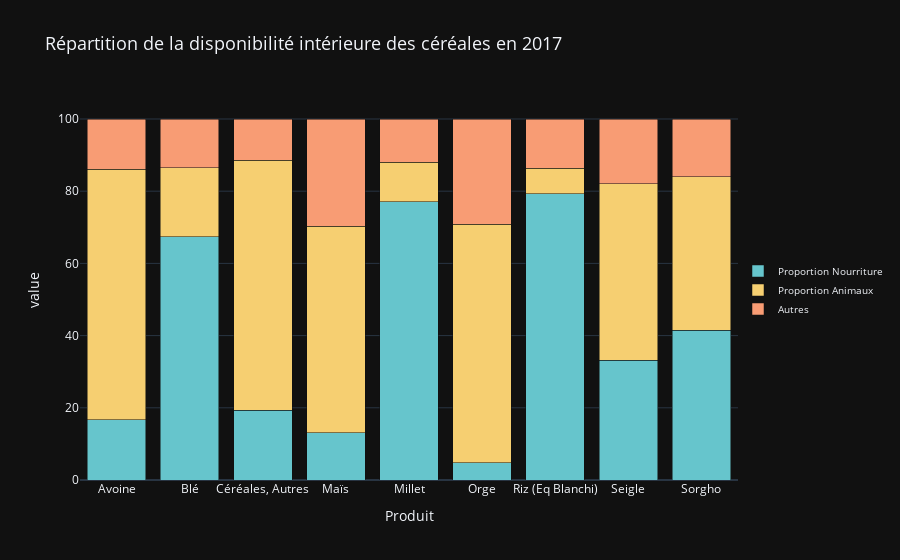

Notebook code for this chart:
### Code cell
# Création de la figure en utilisant Plotly Express
fig = px.bar(
    proportion_dispo_type_cereale,
    x="Produit",
    y=["Proportion Nourriture", "Proportion Animaux", "Autres"],
    title="Répartition de la disponibilité intérieure des céréales en 2017",
    labels={"x": "Types des céréales", "y": "Proportion (%)"},
    color_discrete_sequence=px.colors.qualitative.Pastel
)

# Mise en forme de la figure avec le template noir
fig.update_layout(
    title_font=dict(size=18),
    xaxis=dict(title_font=dict(size=14)),
    yaxis=dict(title_font=dict(size=14)),
    legend=dict(title='', font=dict(size=10), x=1, y=0.5),  # Utilisation de font au lieu de fontsize
    barmode='stack',
    template='plotly_dark'  # Utilisation du modèle de couleur noir
)

# Afficher l'image dynamique
fig.show()
# Redimensionner l'image 
fig.update_layout(width=1240)
# Enregistrer en tant qu'image
fig.write_image("figure/7.png")
# Afficher l'image sur le depot Github
display(Image(filename="figure/7.png"))

### Figure 1 — Plotly figure (JSON) as saved in the notebook; plotly's stock layout.template omitted (floating-point values rounded to 4 significant figures)
{"data": [{"alignmentgroup": "True", "hovertemplate": "variable=Proportion Nourriture<br>Produit=%{x}<br>value=%{y}<extra></extra>", "legendgroup": "Proportion Nourriture", "marker": {"color": "rgb(102, 197, 204)", "pattern": {"shape": ""}}, "name": "Proportion Nourriture", "offsetgroup": "Proportion Nourriture", "orientation": "v", "showlegend": true, "textposition": "auto", "type": "bar", "x": ["Avoine", "Blé", "Céréales, Autres", "Maïs", "Millet", "Orge", "Riz (Eq Blanchi)", "Seigle", "Sorgho"], "xaxis": "x", "y": [16.67, 67.38, 19.37, 13.1, 77.03, 4.84, 79.32, 33.21, 41.47], "yaxis": "y"}, {"alignmentgroup": "True", "hovertemplate": "variable=Proportion Animaux<br>Produit=%{x}<br>value=%{y}<extra></extra>", "legendgroup": "Proportion Animaux", "marker": {"color": "rgb(246, 207, 113)", "pattern": {"shape": ""}}, "name": "Proportion Animaux", "offsetgroup": "Proportion Animaux", "orientation": "v", "showlegend": true, "textposition": "auto", "type": "bar", "x": ["Avoine", "Blé", "Céréales, Autres", "Maïs", "Millet", "Orge", "Riz (Eq Blanchi)", "Seigle", "Sorgho"], "xaxis": "x", "y": [69.43, 19.08, 69.26, 57.14, 11.05, 65.98, 7.06, 48.89, 42.6], "yaxis": "y"}, {"alignmentgroup": "True", "hovertemplate": "variable=Autres<br>Produit=%{x}<br>value=%{y}<extra></extra>", "legendgroup": "Autres", "marker": {"color": "rgb(248, 156, 116)", "pattern": {"shape": ""}}, "name": "Autres", "offsetgroup": "Autres", "orientation": "v", "showlegend": true, "textposition": "auto", "type": "bar", "x": ["Avoine", "Blé", "Céréales, Autres", "Maïs", "Millet", "Orge", "Riz (Eq Blanchi)", "Seigle", "Sorgho"], "xaxis": "x", "y": [13.9, 13.54, 11.37, 29.76, 11.92, 29.18, 13.62, 17.9, 15.93], "yaxis": "y"}], "layout": {"barmode": "stack", "legend": {"font": {"size": 10}, "title": {"text": ""}, "tracegroupgap": 0, "x": 1, "y": 0.5}, "title": {"font": {"size": 18}, "text": "Répartition de la disponibilité intérieure des céréales en 2017"}, "xaxis": {"anchor": "y", "domain": [0, 1], "title": {"font": {"size": 14}, "text": "Produit"}}, "yaxis": {"anchor": "x", "domain": [0, 1], "title": {"font": {"size": 14}, "text": "value"}}}}
